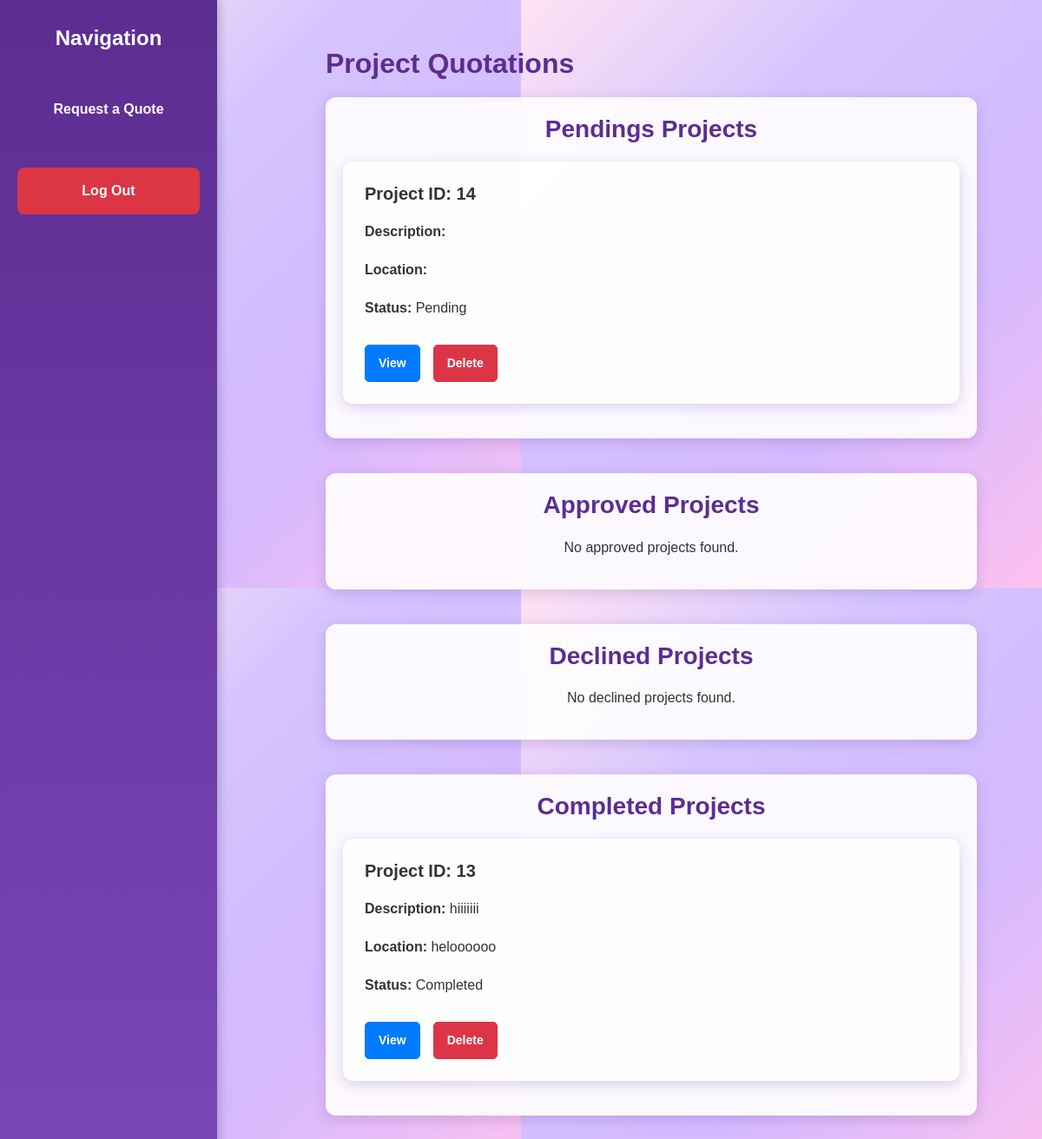
/project_list/ (signed in), run on the app's committed database.
### quotations/models.py (models this page shows, shortened)
class Project(models.Model):
    STATUS_CHOICES = [
        ("Pending", "Pending"),
        ("Approved", "Approved"),
        ("Declined", "Declined"),
        ("Completed", "Completed"),
    ]
    name = models.CharField(max_length=100)
    area_size = models.DecimalField(max_digits=10, decimal_places=2, default=0)
    description = models.TextField()  # Changed to TextField for longer descriptions
    location = models.CharField(max_length=100)
    start_date = models.DateField(blank=True, null=True)
    end_date = models.DateField(blank=True, null=True)
    user = models.ForeignKey(User, on_delete=models.CASCADE, related_name="projects")
    status = models.CharField(
        max_length=20, choices=STATUS_CHOICES, default="Pending", blank=True, null=True
    )
    created_at = models.DateTimeField(auto_now_add=True)
    updated_at = models.DateTimeField(auto_now=True)
    approved_by_user = models.BooleanField(default=False)
    approved_by_admin = models.ForeignKey(
        User, null=True, blank=True, related_name="approved_projects", on_delete=models.SET_NULL
    )
    declined_by_admin = models.ForeignKey(
        User, null=True, blank=True, related_name="declined_projects", on_delete=models.SET_NULL
    )
    declined_by_user = models.BooleanField(default=False)

### quotations/views.py (the view)
# urls.py: path("project_list/", views.project_list, name="project_list"),
@login_required
def project_list(request):
    if is_superuser(request.user):
        projects = {
            "pendings": Project.objects.filter(status="Pending"),
            "approved": Project.objects.filter(status="Approved"),
            "declined": Project.objects.filter(status="Declined"),
            "completed": Project.objects.filter(status="Completed"),
        }
    else:
        projects = {
            "pendings": Project.objects.filter(status="Pending", user=request.user),
            "approved": Project.objects.filter(status="Approved", user=request.user),
            "declined": Project.objects.filter(status="Declined", user=request.user),
            "completed": Project.objects.filter(status="Completed", user=request.user),
        }
    return render(request, "project_list.html", {"projects": projects})

### quotations/views.py (called while the page is built)
def is_superuser(user):
    return user.is_superuser

### templates/project_list.html (shortened to what this page needs)
{% extends "quotations/base.html" %}
{% load static %}
{% block content %}
<div class="sidebar">
    <h4>Navigation</h4>
    {% if user.is_superuser %}
                <a href="{% url 'create_quotation' %}">Create a Quote</a>
            {% else %}
                 <a href="{% url 'create_quotation' %}">Request a Quote</a>
            {% endif %}
    <form action="{% url 'logout' %}" method="post">
        <button type="submit" class="btn btn-logout">Log Out</button>
    </form>
</div>
<div class="content">
    <h2>Project Quotations</h2>
    {% for status, projects_list in projects.items %}
        <div class="project-category">
            <h3>{{ status|capfirst }} Projects</h3>
            {% if projects_list %}
                <div class="card-container">
                    {% for project in projects_list %}
                        <div class="card">
                            <h5>Project ID: {{ project.id }}</h5>
                            <p><strong>Description:</strong> {{ project.description }}</p>
                            <p><strong>Location:</strong> {{ project.location }}</p>
                            <p><strong>Status:</strong> {{ project.status }}</p>
                            <div class="card-actions">
                                <a href="{% url 'project_detail' project.id %}" class="btn btn-primary">View</a>
                                <a href="{% url 'project_delete' project.id %}" class="btn btn-danger">Delete</a>
                            </div>
                        </div>
                    {% endfor %}
                </div>
            {% else %}
                <p class="no-projects text-center">No {{ status }} projects found.</p>
            {% endif %}
        </div>
    {% endfor %}
</div>
{% endblock %}

### templates/quotations/base.html (style rules this page uses)
.card { border: none; border-radius: 1.5rem; box-shadow: 0 4px 20px rgba(0, 0, 0, 0.1); background-color: rgba(255, 255, 255, 0.9); margin-bottom: 1.5rem; transition: transform 0.2s, box-shadow 0.2s; }

### templates/project_list.html (style rules this page uses)
.sidebar { position: fixed; top: 0; left: 0; height: 100%; width: 250px; background: linear-gradient(180deg, #5c2d91, #7a46b7); padding: 30px 20px; color: white; box-shadow: 3px 0 10px rgba(0, 0, 0, 0.2); }
.sidebar h4 { text-align: center; font-weight: bold; margin-bottom: 40px; }
.sidebar a { padding: 15px 25px; margin: 10px 0; display: block; font-weight: bold; color: white; border-radius: 8px; transition: background 0.3s ease; text-align: center; }
.sidebar .btn-logout { width: 100%; background-color: #dc3545; border: none; padding: 15px; color: white; font-weight: bold; border-radius: 8px; margin-top: 30px; text-align: center; transition: background-color 0.3s ease; }
.content { margin-left: 300px; padding: 30px; overflow-x: hidden; }
.content h2 { color: #5c2d91; font-weight: bold; margin-bottom: 20px; }
.project-category { margin-bottom: 40px; padding: 20px; background: rgba(255, 255, 255, 0.9); border-radius: 12px; box-shadow: 0 4px 15px rgba(92, 45, 145, 0.2); }
.project-category h3 { text-align: center; color: #5c2d91; font-weight: bold; margin-bottom: 20px; }
.card { background: rgba(255, 255, 255, 0.9); border-radius: 12px; box-shadow: 0 4px 15px rgba(92, 45, 145, 0.2); padding: 25px; transition: transform 0.3s ease, box-shadow 0.3s ease; margin-bottom: 20px; }
.card h5 { color: #333; font-weight: bold; margin-bottom: 10px; }
.card p { margin: 10px 0; }
.card .card-actions { display: flex; gap: 15px; margin-top: 20px; }
.btn-primary, .btn-warning, .btn-danger { font-size: 0.875em; padding: 10px 15px; border-radius: 5px; font-weight: bold; }

### data on the page
Project: id "14", status "Pending"
Project: id "13", description "hiiiiiii", location "heloooooo", status "Completed"

### other printed values
{{ status|capfirst }} "Pendings" "Approved" "Declined" "Completed"
{{ status }} "approved" "declined"
